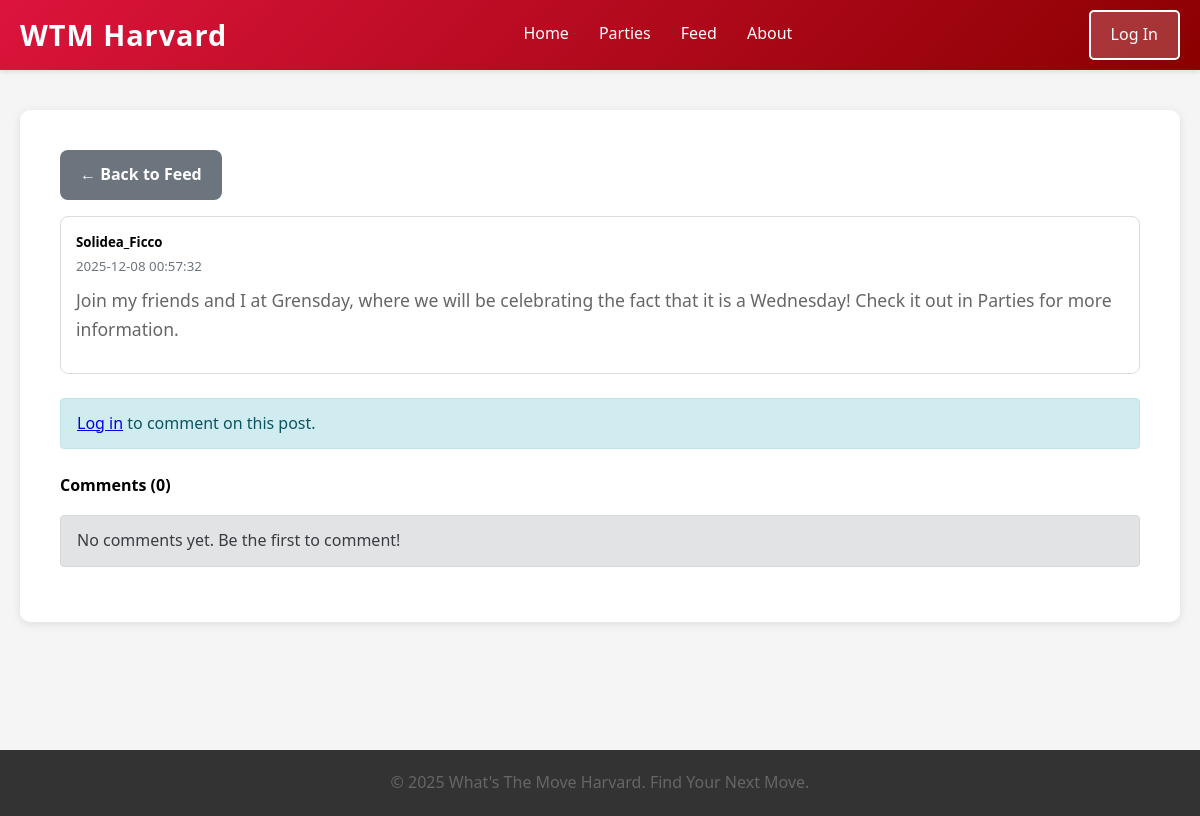
The page /feed/post/7 on the database as committed earlier.
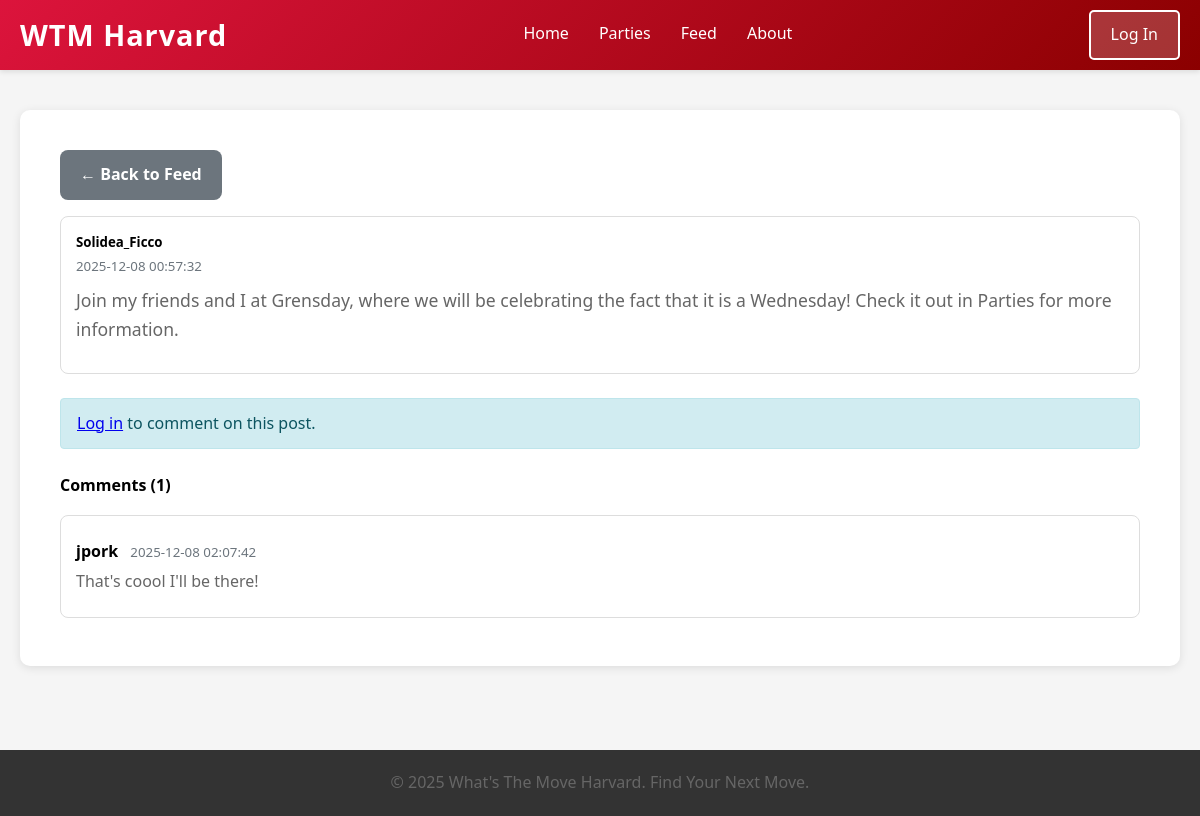
The same page on the database as committed later.
### tables this page shows
CREATE TABLE comments (
            id INTEGER PRIMARY KEY AUTOINCREMENT,
            post_id INTEGER NOT NULL,
            user_id INTEGER NOT NULL,
            content TEXT NOT NULL,
            created_at TIMESTAMP DEFAULT CURRENT_TIMESTAMP,
            FOREIGN KEY (post_id) REFERENCES posts(id) ON DELETE CASCADE,
            FOREIGN KEY (user_id) REFERENCES users(id)
        );

CREATE TABLE users (id INTEGER PRIMARY KEY AUTOINCREMENT NOT NULL, username TEXT NOT NULL, hash TEXT NOT NULL, display_name TEXT);

### app.py (the view)
@app.route('/feed/post/<int:post_id>')
def view_post(post_id):
    user = current_user()
    conn = get_db_connection()
    post = conn.execute(
        """
        SELECT p.id,
               p.user_id,
               p.content,
               p.photo_path,
               p.created_at,
               u.display_name AS username
        FROM posts p
        JOIN users u ON p.user_id = u.id
        WHERE p.id = ?
        """,
        (post_id,)
    ).fetchone()
    if not post:
        conn.close()
        return redirect(url_for('feed'))
    comments = conn.execute(
        """
        SELECT c.id,
               c.content,
               c.created_at,
               c.user_id,
               u.display_name AS username
        FROM comments c
        JOIN users u ON c.user_id = u.id
        WHERE c.post_id = ?
        ORDER BY c.created_at ASC
        """,
        (post_id,)
    ).fetchall()
    conn.close()
    return render_template('post_detail.html', post=post, comments=comments, user=user)

### app.py (called while the page is built)
def get_db_connection():
    conn = sqlite3.connect(DATABASE)
    conn.row_factory = sqlite3.Row
    return conn

def current_user():
    if 'user_id' in session:
        return {'id': session['user_id'], 'email': session.get('user')}
    return None

### templates/post_detail.html (shortened to what this page needs)
{% extends "template.html" %}
{% block content %}
<div class="container mt-4">
    <div class="row justify-content-center">
        <div class="col-md-8">
            <a href="{{ url_for('feed') }}" class="btn btn-secondary mb-3">← Back to Feed</a>
            <div class="card mb-4">
                <div class="card-body">
                    <div class="d-flex justify-content-between align-items-start mb-2">
                        <div>
                            <h5 class="mb-0">{{ post.username }}</h5>
                            <small class="text-muted">{{ post.created_at }}</small>
                        </div>
                    </div>
                    <p class="card-text fs-5">{{ post.content }}</p>
                </div>
            </div>
            {% if session.get('user') %}
            <div class="card mb-4">
                <div class="card-body">
                    <h5 class="card-title">Add a Comment</h5>
                    <form action="{{ url_for('create_comment', post_id=post.id) }}" method="post">
                        <div class="mb-3">
                            <textarea
                                class="form-control"
                                name="content"
                                rows="3"
                                placeholder="Write your comment..."
                                required
                                maxlength="500"
                            ></textarea>
                            <div class="form-text">Maximum 500 characters. Note: Photos can only be added to posts, not comments.</div>
                        </div>
                        <button type="submit" class="btn btn-primary">Comment</button>
                    </form>
                </div>
            </div>
            {% else %}
            <div class="alert alert-info mb-4">
                <a href="{{ url_for('login_page') }}">Log in</a> to comment on this post.
            </div>
            {% endif %}
            <div class="comments-section">
                <h4 class="mb-3">Comments ({{ comments|length }})</h4>
                {% if comments %}
                    {% for comment in comments %}
                    <div class="card mb-2">
                        <div class="card-body py-2">
                            <div class="d-flex justify-content-between align-items-start">
                                <div class="flex-grow-1">
                                    <strong>{{ comment.username }}</strong>
                                    <small class="text-muted ms-2">{{ comment.created_at }}</small>
                                    <p class="mb-0 mt-1">{{ comment.content }}</p>
                                </div>
                            </div>
                        </div>
                    </div>
                    {% endfor %}
                {% else %}
                    <div class="alert alert-secondary">
                        No comments yet. Be the first to comment!
                    </div>
                {% endif %}
            </div>
        </div>
    </div>
</div>
{% endblock %}

Rows that differ between the two databases and show on the page:
added comments: username "jpork", created_at "2025-12-08 02:07:42", content "That's coool I'll be there!"
Other text that changed with them:
{{ comments|length }}: "0" → "1"
text no longer shown: "No comments yet. Be the first to comment!"
